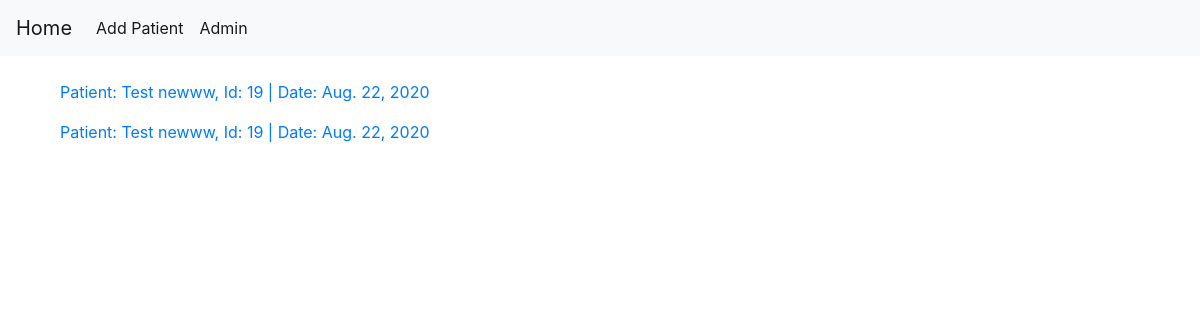
The app's page /patient/19/view_prescriptions/ with its own data.
### basic_app/models.py (models this page shows, shortened)
class Prescription(models.Model):
    patient = models.ForeignKey(Patient, on_delete=models.CASCADE)
    prescription_id = models.AutoField(primary_key=True)
    diagnosis = models.ManyToManyField(Diagnosis, blank=True)
    investigation = models.ManyToManyField(Investigation, blank=True)
    precaution = models.ManyToManyField(Precaution, blank=True)
    follow_up = models.CharField(max_length=256, blank=True, default='')
    comment = models.CharField(max_length=256, blank=True, default='')
    created_at = models.DateTimeField(default=timezone.now)
    class Meta:
        db_table = "Prescription"

class Patient(models.Model):
    patient_id = models.AutoField(primary_key=True)
    name = models.CharField(max_length=256)
    age = models.PositiveIntegerField()
    gender = models.CharField(max_length=1, choices=sex_choice, default='F')
    address = models.CharField(max_length=256, blank=True, default='')
    mobile = models.CharField(max_length=10, blank=True, default='')
    created_at = models.DateTimeField(default=timezone.now)
    def __str__(self):
        return self.name+", Id: "+str(self.pk)
    class Meta:
        db_table = "Patient"

### basic_app/views.py (the view)
# urls.py: path('patient/<int:pk>/view_prescriptions/', views.ViewAllPrescription.as_view()),
class ViewAllPrescription(ListView):
    model = Prescription
    def get_queryset(self, *args, **kwargs):
        qs = Prescription.objects.filter(patient=Patient.objects.get(patient_id=self.kwargs['pk']))
        qs = qs.order_by("-created_at")
        return qs

### basic_app/templates/basic_app/prescription_list.html
{% extends "basic_app/patient_base.html" %}
{% block postpatient %}
	<br/>
    {% for p in object_list %}
        <p>
        		<a href="{% url 'basic_app:prescription_detail' pk=p.patient_id ppk=p.prescription_id%}">
        			Patient: {{p.patient}} | Date: {{p.created_at.date}}
        		</a>
        </p>
	{% endfor %}
{% endblock postpatient %}

### records on screen
Prescription: patient "Test newww, Id: 19", created_at "Aug. 22, 2020"
Prescription: patient "Test newww, Id: 19", created_at "Aug. 22, 2020"
